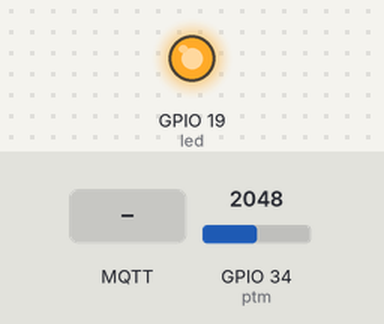
Simulated run of this sketch. Board: ESP32. Shown: output pins drawn as LEDs (lit = HIGH). The test bench sets the inputs (shaded band); at power-on: GPIO 34 (ptm) = 2048. WiFi joins after 1.5 s; servers stay silent unless stated; no MQTT or app messages arrive unless stated; what the sketch prints to the serial monitor is not drawn.

Above: at 4.9 s.
5.0 s: MQTT message "ON" arrives on the first subscribed topic
At 6.6 s:
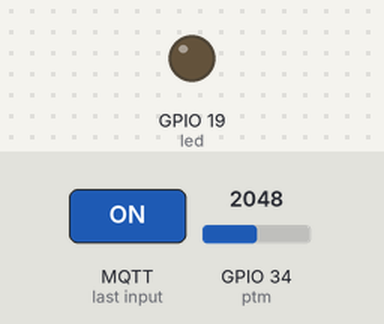
7.0 s: MQTT message "OFF" arrives on the first subscribed topic
At 8.2 s:
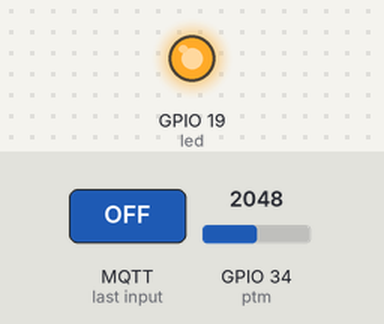
Timing chart, 0 to 10.0 s (numbered marks = the images above; inputs shaded):
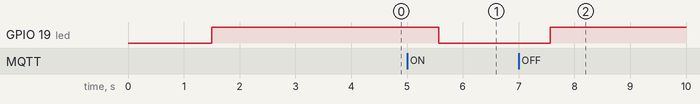

The sketch:

Exercise4-2.ino
```cpp
#include <WiFi.h>
#include <PubSubClient.h>
#define led 19
#define ptm 34

const char* ssid = ":D";
const char* password = "bigblackgun";
const char* mqtt_server = "192.168.246.11";
const int mqtt_port = 1883;
const char* mqtt_Client = "esp-8266-phalat";
const char* mqtt_username = "phalat";
const char* mqtt_password = "12345678";
long lastMsg = 0;
char msg[150];
int lastState;

WiFiClient espClient;
PubSubClient client(espClient);

void reconnect() {
  while (!client.connected()) {
    Serial.print("Attempting MQTT connection…");
    if (client.connect(mqtt_Client, mqtt_username, mqtt_password)) {
      Serial.println("connected");
      client.subscribe("control/led");
    } else {
      Serial.print("failed, rc=");
      Serial.print(client.state());
      Serial.println("try again in 5 seconds");
      delay(5000);
    }
  }
}

void callback(char* topic, byte* payload, unsigned int length) {
  Serial.print("Message arrived [");
  Serial.print(topic);
  Serial.print("] ");
  String message;
  for (int i = 0; i < length; i++) {
    message = message + (char)payload[i];
  }
   Serial.println(message);

  if (String(topic) == "control/led" ) {
    if (message == "ON"){
      digitalWrite(led, 0);
      Serial.println("LED ON");
      client.publish("control/led/status", "LED ON");
    }
    else if (message == "OFF"){
      digitalWrite(led, 1);
      Serial.println("LED OFF");
      client.publish("control/led/status", "LED OFF");
    }
  }
}

void setup() {
  Serial.begin(9600);
  pinMode(led, OUTPUT);
  pinMode(ptm, INPUT);
  Serial.println();
  Serial.print("Connecting to ");
  Serial.println(ssid);
  WiFi.begin(ssid, password);
  while (WiFi.status() != WL_CONNECTED) {
    delay(500);
    Serial.print(".");
  }
  Serial.println("");
  Serial.println("WiFi connected");
  Serial.println("IP address: ");
  Serial.println(WiFi.localIP());
  client.setServer(mqtt_server, mqtt_port);
  client.setCallback(callback);
  digitalWrite(led, 1);
}

void loop() {
  if (!client.connected()) {
    reconnect();
  }
  client.loop();
  int vr = analogRead(34);
  long now = millis();
  if (now - lastMsg > 2000) {
    int Resistant = analogRead(34);
    lastMsg = now;
    String data = String(Resistant);
    Serial.println(data);
    data.toCharArray(msg, (data.length() + 1));
    client.publish("phalat/data", msg);
  }
  delay(1000);
}
```

Measured:
- after the input at 5.0 s, GPIO 19 (led): HIGH → LOW after 0.57 s
- after the input at 7.0 s, GPIO 19 (led): LOW → HIGH after 0.57 s
